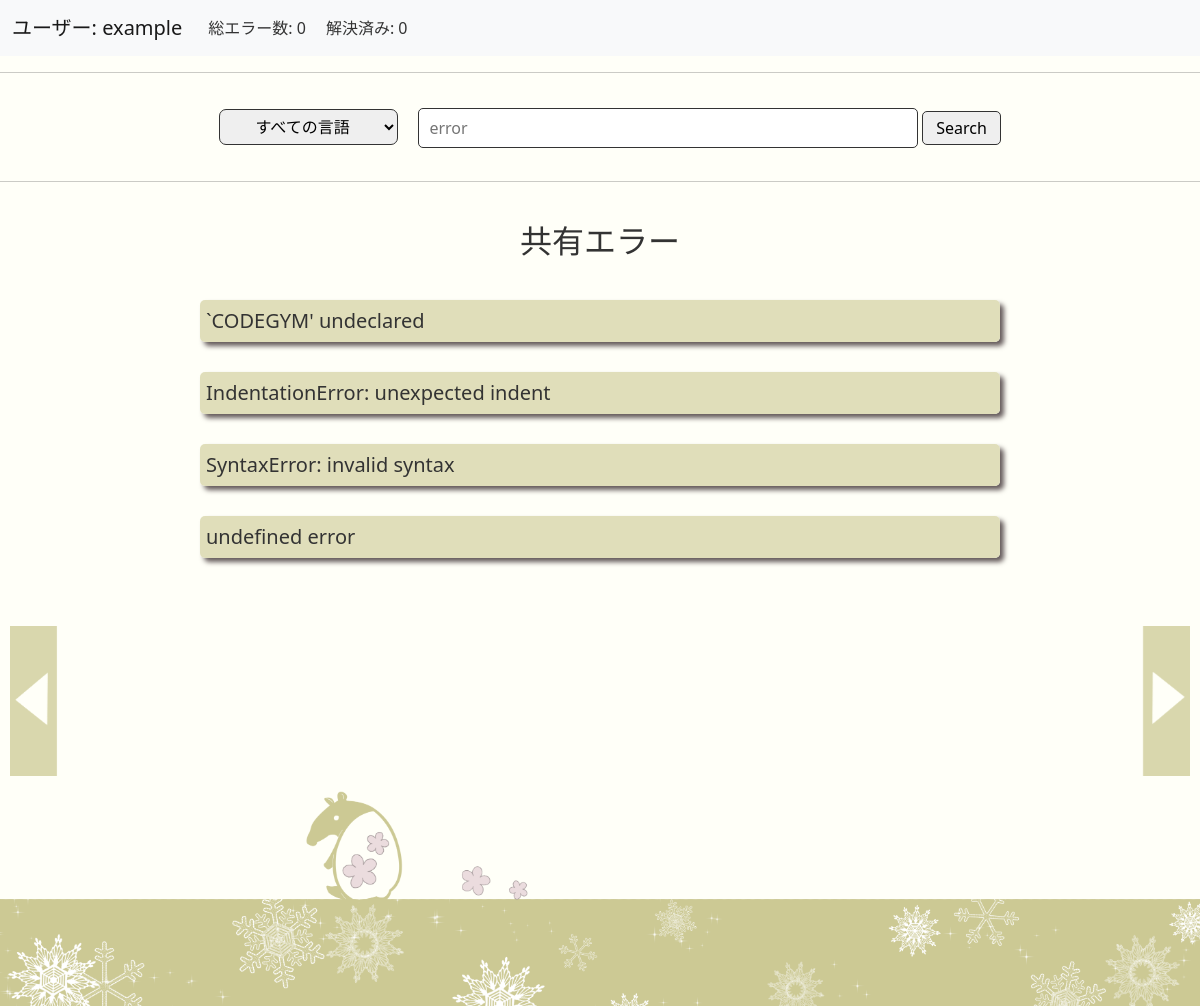
The app's page /timeline (signed in), older data.
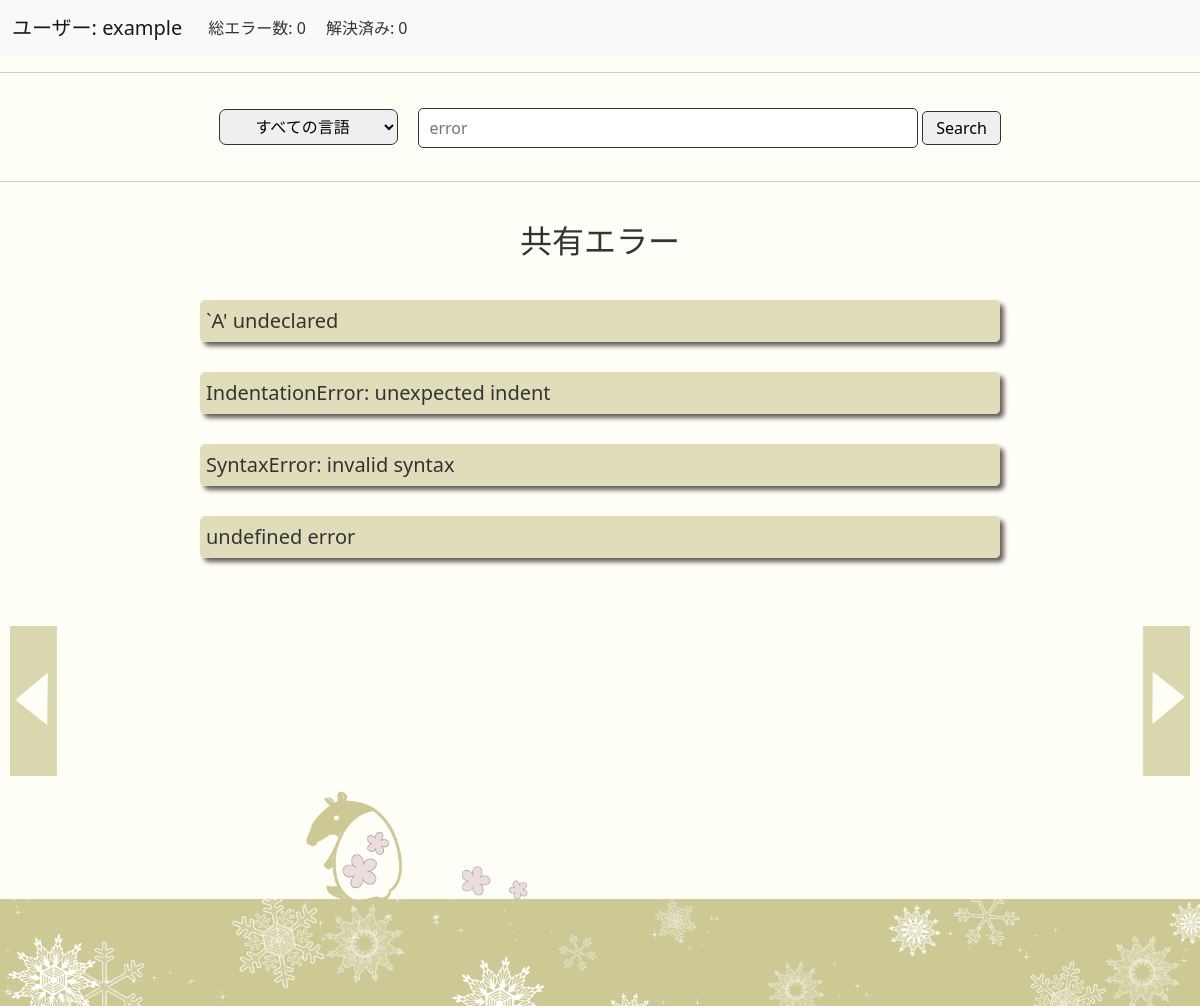
The same page, newer data.
### tables this page shows
CREATE TABLE 'errors' (error_id  INTEGER PRIMARY KEY, language TEXT, message TEXT, explain TEXT, solved TEXT, public TEXT NOT NULL, before_day TIMESTAMP DEFAULT(DATETIME('now','localtime')), after_day TIMESTAMP DEFAULT(DATETIME('now','localtime')), 'username'  TEXT NOT NULL  );

### app.py (the view)
@app.route("/timeline", methods=["GET", "POST"])
@login_required
def timeline():
    errors_sum = db.execute("SELECT COUNT(error_id) FROM errors WHERE username=?", session["user_id"])
    errors_sum = errors_sum[0]['COUNT(error_id)']
    solved_sum = db.execute("SELECT COUNT(error_id) FROM errors WHERE username=? AND public LIKE '解決'", session["user_id"])
    solved_sum = solved_sum[0]['COUNT(error_id)']
    if request.method == "POST":
        language = request.form.get("language")
        search = request.form.get("search")
        if language and search:
            if language == "すべての言語":
                solved_errors = db.execute("SELECT * FROM errors WHERE public LIKE '解決' AND message LIKE ?",('%'+search+'%',))
            else:
                solved_errors = db.execute("SELECT * FROM errors WHERE public LIKE '解決' AND language=? AND message LIKE ?", language, ('%'+search+'%',))
        elif not language and search:
            solved_errors = db.execute("SELECT * FROM errors WHERE public LIKE '解決' AND language=? AND message LIKE ?",('%'+search+'%',))
        else:
            if language == "すべての言語":
                solved_errors = db.execute("SELECT * FROM errors WHERE public LIKE '解決'")
            else:
                solved_errors = db.execute("SELECT * FROM errors WHERE public LIKE '解決' AND language=?", language)
        return render_template("timeline.html", solved_errors=solved_errors, languages=LANGUAGES
                               , errors_sum=errors_sum, solved_sum=solved_sum, username=session["user_id"])
    else:
        solved_errors = db.execute("SELECT * FROM errors WHERE public LIKE '解決' ORDER BY after_day DESC")
        return render_template("timeline.html", solved_errors=solved_errors, languages=LANGUAGES
                               , errors_sum=errors_sum, solved_sum=solved_sum, username=session["user_id"])

### helpers.py (called while the page is built)
def login_required(f):
    @wraps(f)
    def decorated_function(*args, **kwargs):
        if session.get("user_id") is None:
            return redirect("/login")
        return f(*args, **kwargs)
    return decorated_function

### templates/timeline.html (shortened to what this page needs)
{% extends "base.html" %}
{% block body %}
    <nav class="navbar navbar-expand-lg navbar-light bg-light">
        <div class="container-fluid">
            <div class="navbar-brand">ユーザー: {{ username }}</div>
            <div class="collapse navbar-collapse" id="navbarNavDropdown">
                <ul class="navbar-nav">
                    <li class="nav-item profile">総エラー数: {{ errors_sum }} </li>
                    <li class="nav-item profile">解決済み: {{ solved_sum }} </li>
                </ul>
            </div>
        </div>
    </nav>
    <hr>
    <form action="/timeline" method="POST">
        <div class="back_black wrap2">
            <select name="language" class="select_box">
                    <option selected>すべての言語</option>
            </select>
            <div>
                <input class="search_box" type="search" placeholder="  error" aria-label="Search" name="search">
                <button class="search_button" type="submit">Search</button>
            </div>
    </div>
    </form>
    <hr>
<div class="contents fadeUp">
    <h2>共有エラー</h2>
    {% for solved_error in solved_errors %}
    <details>
        <summary class="error_timeline font_size">{{ solved_error.message }}</summary>
    </details>
    {% endfor %}
</div>
<a href="/solved"><img src="./static/images/side_right_timeline.png" alt="icon" class = "level_move_right buttom_up" title="解決エラー"></a>
<a href="/unsolved"><img src="./static/images/side_left_timeline.png" alt="icon" class = "level_move_left buttom_up" title="未解決エラー"></a>
<footer><img src="./static/images/timeline_footer.png" alt="footer" class = "footer2"></footer>
{% endblock %}

### templates/base.html (shortened to what this page needs)
<!DOCTYPE html>
<html lang="ja">
<head>
  <link rel="stylesheet" href="https://unpkg.com/ress/dist/ress.min.css">
  <link href="https://cdn.jsdelivr.net/npm/bootstrap@5.0.2/dist/css/bootstrap.min.css" rel="stylesheet">
  <link rel="stylesheet" href="{{ url_for('static', filename='css/styles.css') }}">
</head>
<body>
  {% block body %}{% endblock %}
</body>
</html>

### static/css/styles.css (style rules this page uses)
body { background-color: #fffff8; color: #333333; }
h2 { text-align:center; margin:40px; }
.level_move_right { height:150px; position:fixed; right:10px; bottom:230px; }
.level_move_left { height:150px; position:fixed; left:10px; bottom:230px; }
.profile { margin-right: 10px; margin-left: 10px; }
.back_black { padding:10px; }
.wrap2 { display: flex; flex-wrap: wrap; justify-content: center; }
.select_box { border: solid 1px #333; padding:5px; margin: 10px 20px; border-radius: 7px; text-align: center; }
.search_box { width:500px; height:40px; background-color:#fff; border-radius:5px; border:solid 1px #333; }
.search_button { margin-top :12px; padding: 4px 13px; border-radius:5px; border: solid 1px #333; }
.contents { min-height: 500px; }
details { width: 800px; box-shadow: 4px 4px 5px rgb(100,90,90); margin: 30px auto; border-radius: 5px; }
details > summary { padding: 6px; width: auto; height: auto; justify-content: center; font-size: 20px; border-radius: 5px; border: none; cursor: pointer; list-style: none; white-space: pre-wrap; }
.error_timeline { background-color:rgb(224, 222, 186); color: #333; }
a { margin:auto; color: #333; text-decoration: none; }
.footer2 { width: 100%; object-fit: cover; top:auto; bottom: 0; }
.fadeUp { animation-name:fadeUpAnime; animation-duration:0.5s; animation-fill-mode:forwards; opacity:0; }

Row changes from the older to the newer data that the page shows:
changed errors: message "`CODEGYM' undeclared" → "`A' undeclared"
